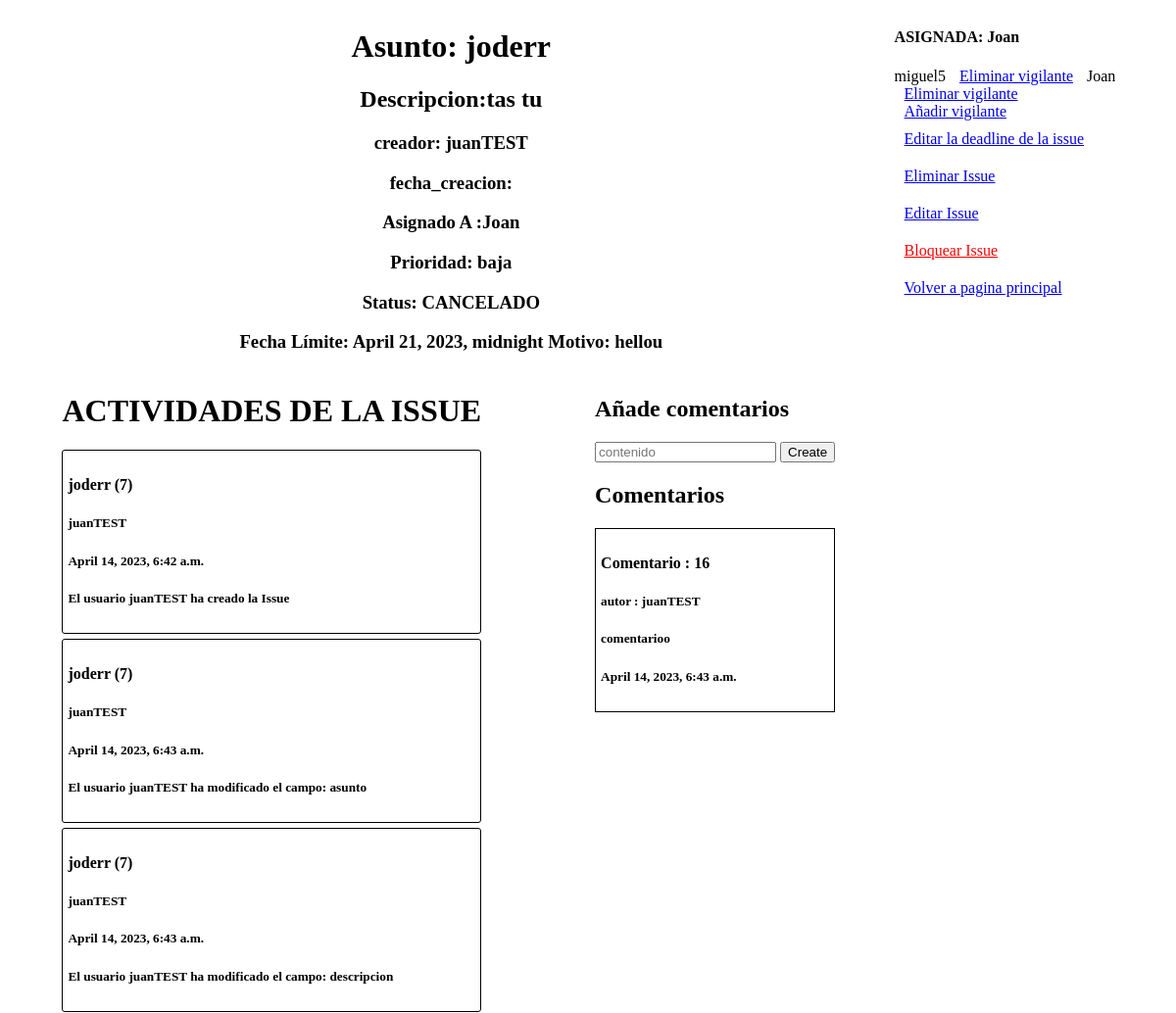
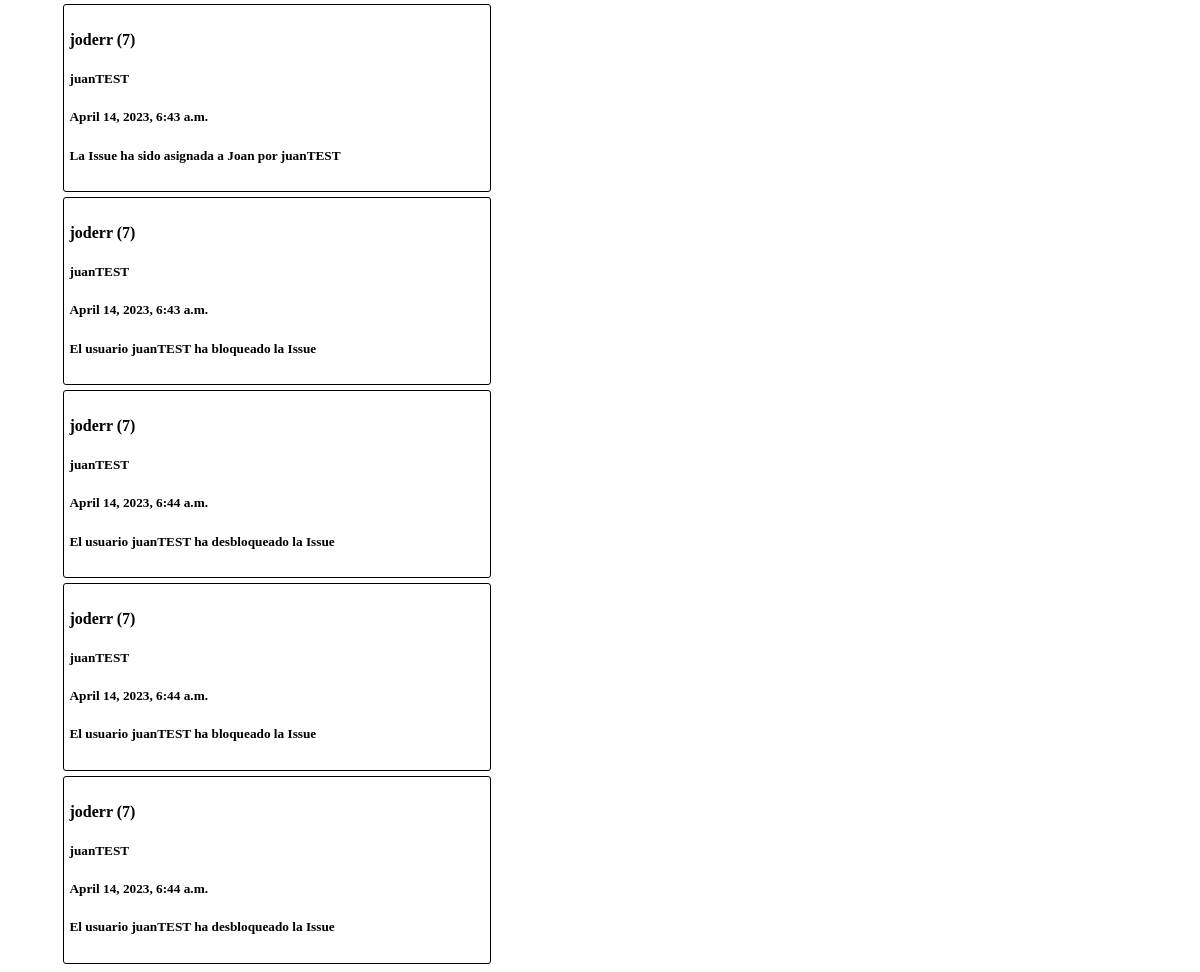
Screenshot of /main/mostrarIssue/7/ with the database file from the repository (2 pictures, top to bottom).
### polls/models.py (models this page shows, shortened)
class Issue(models.Model):
    id = models.AutoField(primary_key=True)
    asunto = models.CharField(max_length=50, default='')
    descripcion = models.CharField(max_length=200, default='')
    creador = models.ForeignKey(User, on_delete=models.CASCADE, related_name='issues_creadas')
    associat = models.ForeignKey(User, on_delete=models.CASCADE, related_name='issues_associado', null=True)
    vigilant = models.ManyToManyField(User, related_name='issues_vigiladas')
    deleted = models.BooleanField(default=False)
    asignada = models.ForeignKey(User, on_delete=models.CASCADE, related_name='issues_asignadas', null=True)
    blocked = models.BooleanField(default=False, null=True)
    reason_blocked = models.CharField(max_length=200, default='', null=True)
    deadline = models.DateTimeField(null=True)
    prioridad = models.CharField(max_length=100, default=None, null=True)
    status = models.CharField(max_length=100, default=None, null=True)
    def __str__(self):
        return f"{self.asunto} ({self.id})"

class Deadline(models.Model):
    id = models.AutoField(primary_key=True)
    issue = models.ForeignKey(Issue, on_delete=models.CASCADE, related_name='deadlines')
    deadline = models.DateTimeField()
    motivo = models.CharField(max_length=200, default='')

class Actividad_Issue(models.Model):
    id = models.AutoField(primary_key=True)
    issue = models.ForeignKey(Issue, on_delete=models.CASCADE, related_name='actividades') # id de la issue
    creador = models.ForeignKey(User, on_delete=models.CASCADE) # id del creador
    fecha = models.DateTimeField(auto_now_add=True) # fecha de publicacion del cambio
    tipo = models.CharField(max_length=1000, default='') # tipo de cambio
    usuario = models.ForeignKey(User, on_delete=models.CASCADE, related_name='%(class)s_usuario') # id del usuario que ha hecho el cambio

class Comentario(models.Model):
    id = models.AutoField(primary_key=True)
    autor = models.ForeignKey(User, on_delete=models.CASCADE, related_name='comments')
    contenido = models.TextField()
    fecha = models.DateTimeField(auto_now_add=True)
    issue = models.ForeignKey(Issue, on_delete=models.CASCADE, related_name='comments')
    deleted = models.BooleanField(default=False)

### polls/views/issue_viewset.py (the view)
# urls.py: path('mostrarIssue/<int:idIssue>/', issue_viewset.mostrarIssue, name='mostrarIssue'),
def mostrarIssue(request, idIssue):
    issue = Issue.objects.get(id=idIssue)
    creador = User.objects.get(id=issue.creador.id)
    actividades = Actividad_Issue.objects.filter(issue_id=idIssue)
    motivo = ""
    if issue.deadline != None:
        deadline = Deadline.objects.get(issue_id=idIssue)
        if deadline.motivo != None:
            motivo = deadline.motivo
    return render(request, 'mostrarIssue.html', {'issue': issue, 'creador' : creador, 'actividades' : actividades, 'motivo' : motivo, 'comments': issue.comments.all()})

### polls/templates/mostrarIssue.html (shortened to what this page needs)
<div id="issueMainContainer">
    <div id="issueContenedorIzquierda">
        <div id="issueInformacionGeneral">
            <h1>Asunto: {{ issue.asunto }}</h1>
            <h2>Descripcion:{{ issue.descripcion }}</h2>
            <h3>creador: {{ creador }}</h3>
            <h3>fecha_creacion: {{ issue.fecha_creacion }}</h3>
            <h3>Asignado A :{{ issue.asignada }}</h3>
            <h3>Prioridad: {{ issue.prioridad }}</h3>
            <h3>Status: {{ issue.status }}</h3>
            <h3>Fecha Límite: {% if issue.deadline %} {{ issue.deadline }} Motivo: {{motivo}} {% else %} Esta issue no tiene fecha límite {% endif %}</h3>
        </div>
        <div id="issueSubcontenedorAbajo">
            <div id="issueActividadesIssue">
                <h1>ACTIVIDADES DE LA ISSUE</h1>
                {% for actividad in actividades %}
                <div id="issueActividad">
                    <h4>{{ actividad.issue }}</h4>
                    <h5>{{ actividad.creador }}</h5>
                    <h5>{{ actividad.fecha }}</h5>
                    {% if actividad.tipo == 'asunto' or actividad.tipo == 'descripcion' %}
                        <h5>El usuario {{ actividad.usuario }} ha modificado el campo: {{ actividad.tipo }}</h5>
                    {% elif actividad.tipo == 'creada' %}
                        <h5>El usuario {{ actividad.creador }} ha creado la Issue</h5>
                    {% elif actividad.tipo == 'asignada' %}
                        <h5>La Issue ha sido asignada a {{ issue.asignada }} por {{ actividad.creador }}</h5>
                    {% elif actividad.tipo == 'desasignada' %}
                        <h5>Se ha desasignado la issue</h5>
                    {% elif actividad.tipo == 'bloqueada' %}
                        <h5>El usuario {{ actividad.creador }} ha bloqueado la Issue</h5>
                    {% elif actividad.tipo == 'desbloqueada' %}
                        <h5>El usuario {{ actividad.creador }} ha desbloqueado la Issue</h5>
                    {% endif %}
                </div>
                {% endfor %}
            </div>
            <div id="issueComentarios">
                <h2>Añade comentarios</h2>
                <form action="/main/addComment/{{ issue.id }}" method="GET">
                    <input type="text" name="contenido" placeholder="contenido" />
                    <button id="createButton" type="submit">Create</button>
                </form>
                <h2>Comentarios</h2>
                {% for comment in comments %}
                    <div id="issueComentario">
                        {% if comment.deleted == False %}
                        <h4> Comentario : {{ comment.id }} </h4>
                        <h5> autor : {{ comment.autor }} </h5>
                        <h5> {{ comment.contenido }} </h5>
                        <h5> {{ comment.fecha }} </h5>
                    {% endif %}
                    </div>
                {% endfor %}
            </div>
        </div>
    </div>
    <div id="issueContenedorDerecha">
        <h4>ASIGNADA: {{ issue.asignada }}</h4>
        <div id="issueContenedorVigilantes">
            <div class="vigilantes">
            {% for vigilante in issue.vigilant.all %}
                <span class="vigilante">{{ vigilante.username }}</span>
                <a class="botonOpcion" href="http://127.0.0.1:8000/main/eliminar-vigilante/{{issue.id}}/{{ vigilante.id}}/" class="eliminar-vigilante-btn"> Eliminar vigilante</a>
            {% endfor %}
            </div>
            <a class="botonOpcion" href="http://127.0.0.1:8000/main/pantalla-agregar-vigilante/{{issue.id}}/" class="eliminar-vigilante-btn"> Añadir vigilante</a>
        </div>
        <div id="issueContenedorBotones">
            <a class="botonOpcion" href="http://127.0.0.1:8000/main/pantallaAddDeadline/{{ issue.id }}/">{%if issue.deadline %} Editar la deadline de la issue{%else%}Añadir deadline a la issue{%endif%}</a>
            <a class="botonOpcion" href="http://127.0.0.1:8000/main/eliminarIssue/{{ issue.id }}/">Eliminar Issue</a>
            <a class="botonOpcion" href="http://127.0.0.1:8000/main/mostrarPantallaEditarIssue/{{ issue.id }}/">Editar Issue</a>
            {% if issue.blocked %}
                <a class="botonOpcion" style="color:red" href="http://127.0.0.1:8000/main/desbloquearIssue/{{ issue.id }}/">Desbloquear Issue</a>
            {% else %}
                <a class="botonOpcion" style="color:red" href="http://127.0.0.1:8000/main/quieroBloquear/{{ issue.id }}/">Bloquear Issue</a>
            {% endif %}
            <a class="botonOpcion" href="http://127.0.0.1:8000/main/login/auth">Volver a pagina principal</a>
        </div>
    </div>
</div>

### polls/templates/mostrarIssue.html (style rules this page uses)
#issueMainContainer { display: flex; flex-direction: row; justify-content: space-between; }
#issueContenedorIzquierda { display: flex; flex-direction: column; width: 100%; }
#issueSubcontenedorAbajo { display: flex; flex-direction: row; width: 100%; justify-content: space-around; }
#issueContenedorDerecha { display: flex; flex-direction: column; }
#issueInformacionGeneral { align-self: center; width: 100%; text-align: center; }
#issueContenedorBotones { display: flex; flex-direction: column; align-items: baseline; }
.botonOpcion { padding: 5px; margin: 5px; }
#issueActividad { border: 1px solid black; padding: 5px; margin-top: 5px; border-radius: 3px; }
#issueComentarios { max-width: 500px; padding: 5px; overflow: auto; }
#issueComentario { border: 1px solid black; padding: 5px; }

### rows the page displays
Issue: asunto "joderr", descripcion "tas tu", asignada "Joan", prioridad "baja", status "CANCELADO", deadline "April 21, 2023, midnight"
Deadline: motivo "hellou"
Actividad_Issue: issue "joderr (7)", creador "juanTEST", fecha "April 14, 2023, 6:42 a.m."
Actividad_Issue: issue "joderr (7)", creador "juanTEST", fecha "April 14, 2023, 6:43 a.m.", usuario "juanTEST", tipo "asunto"
Actividad_Issue: issue "joderr (7)", creador "juanTEST", fecha "April 14, 2023, 6:43 a.m.", usuario "juanTEST", tipo "descripcion"
Actividad_Issue: issue "joderr (7)", creador "juanTEST", fecha "April 14, 2023, 6:43 a.m."
Actividad_Issue: issue "joderr (7)", creador "juanTEST", fecha "April 14, 2023, 6:43 a.m."
Actividad_Issue: issue "joderr (7)", creador "juanTEST", fecha "April 14, 2023, 6:44 a.m."
Actividad_Issue: issue "joderr (7)", creador "juanTEST", fecha "April 14, 2023, 6:44 a.m."
Actividad_Issue: issue "joderr (7)", creador "juanTEST", fecha "April 14, 2023, 6:44 a.m."
Comentario: id "16", autor "juanTEST", contenido "comentarioo", fecha "April 14, 2023, 6:43 a.m."

### other values shown
{{ creador }} "juanTEST"
{{ vigilante.username }} "miguel5"
{{ vigilante.username }} "Joan"
